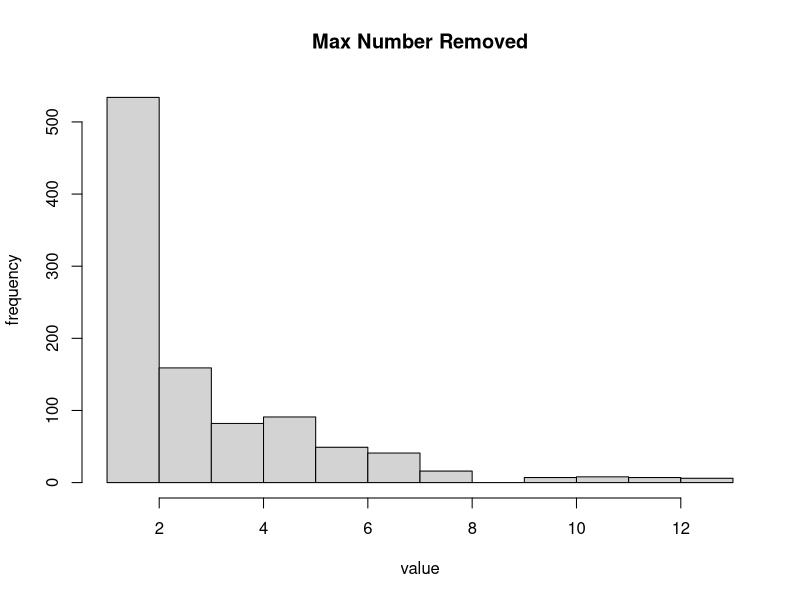
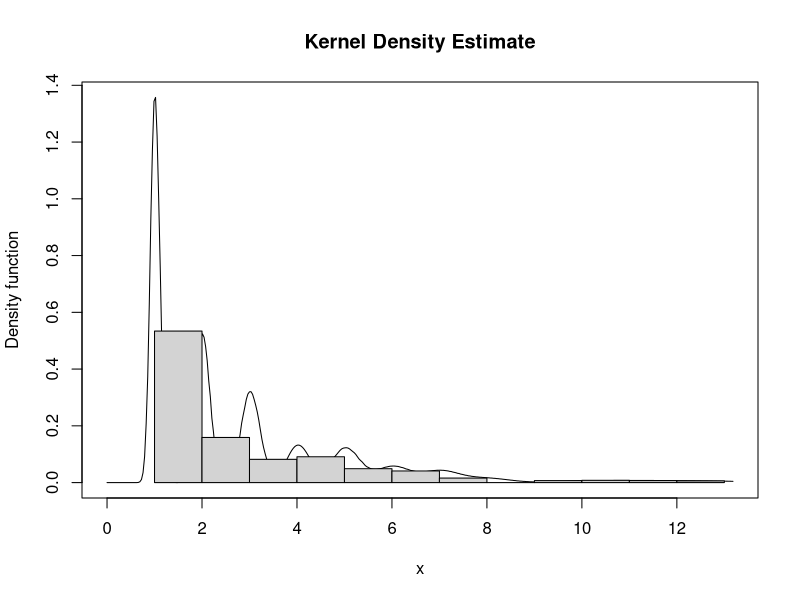

The R source for these figures, in order:
library(ks)
a = read.csv("pdata.csv")[,1]
hist(a, main = "Max Number Removed", xlab = "value", ylab = "frequency")
fhat = kde(a, positive = TRUE)
plot(fhat, main = "Kernel Density Estimate")
hist(a, prob = TRUE, add = TRUE)
